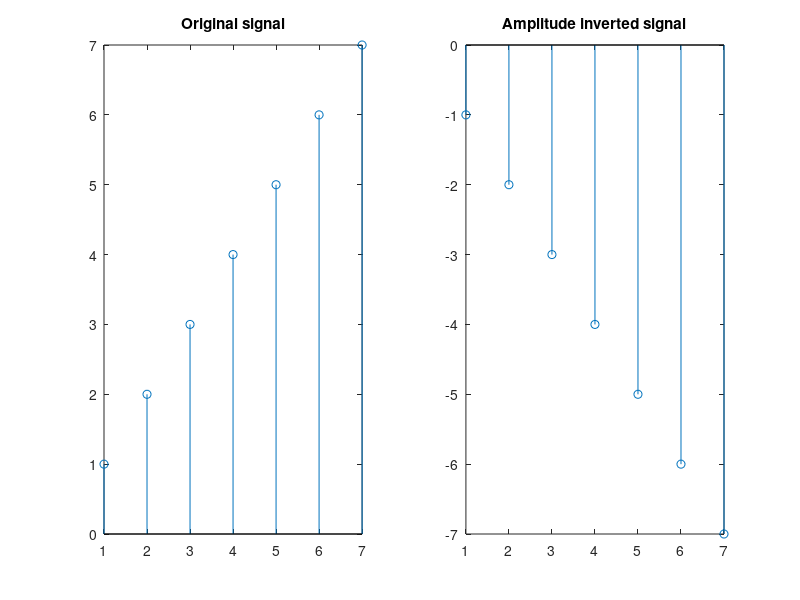

Recreate this plot in MATLAB.
%% <h1>Experiment 1
% Amplitude Conversion

%% Rading the signal
X = [1 2 3 4 5 6 7];

%% Inverting the signal
Y = -1 .* X;

%% Displaying results
subplot(121),stem(X),title('Original signal');
subplot(122),stem(Y),title('Amplitude inverted signal');

